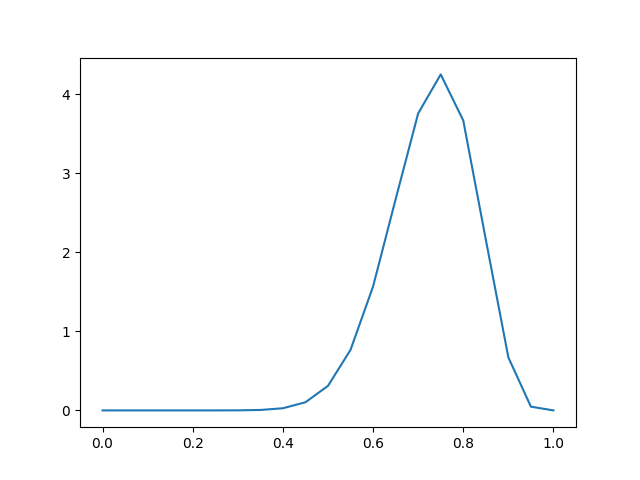

Generate this figure with Python:
# NOTE: we use mpmath because it deals with float overflows in a sane way (unlike numpy)
# realistically, if we throw large data at this, we will end up with values that are too
# large/small to be represented by regular python floats
from mpmath import mp, gamma

import numpy as np
import matplotlib.pyplot as plt

# parameters for generating an example sequence
n = 20
p = 0.7

# priors
# here we can define any prior assumptions/knowledge we might have that could influence our inference
# setting pri_a = pri_b = 1 in this case gives us a uniform distribution - an uninformative prior
pri_a = 1
pri_b = 1

# generate an example sequence of 1s and 0s where 1 represents heads and 0 represents tails
def generate_example_seq(n, p):
  seq = np.random.binomial(1, p, n)

  return seq

# calculate the probability of theta = x, given some sequence and priors
def infer_prob_seq(seq, x, pri_a, pri_b):
	# calculate values required for our algo based on the observed data
	n = len(seq)
	heads = (seq == 1).sum()
	tails = (seq == 0).sum()

  # ensure sequence only consists of 1s and 0s
	assert(n == heads + tails)

	# this is just subbing params into our formula
	# notice how we replace theta with x (we want to calculate the P(theta = x))
	p = ((gamma(n + pri_a + pri_b)) / (gamma(heads + pri_a) * gamma(n - heads + pri_b))) * (x ** (heads + pri_a - 1)) * ((1 - x) ** (tails + pri_b - 1))

	return p

# calculations and plotting
seq = generate_example_seq(n, p)
print("sequence: %s" % (seq))

# since P(theta) is continuous, we need to sample it at some interval
i = 0.05

scale_x = np.arange(0, 1 + i, i)
scale_y = []

# calculate the probability of theta = x, for all values of x between 0 and 1
for x in scale_x:
	p = infer_prob_seq(seq, x, pri_a, pri_b)

	scale_y.append(p)

plt.plot(scale_x, scale_y)
plt.savefig("sequence.png")
